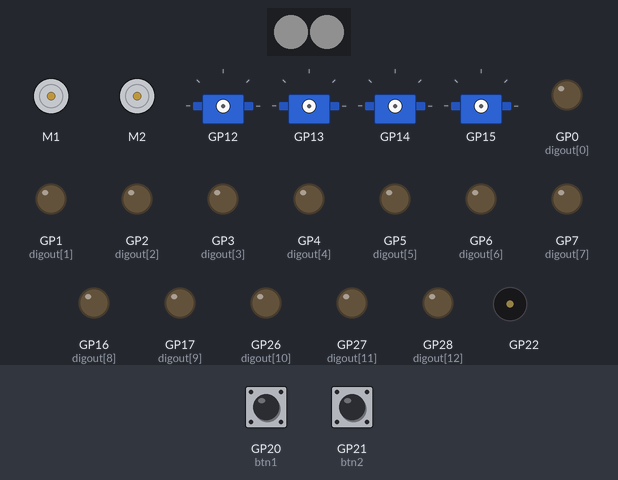
A program run on a simulated Raspberry Pi Pico running CircuitPython. Parts: 2 RGB LEDs in strip order, left to right, 2 × DC motor (green arrow = forward, orange = backward, longer = faster), 4 × servo, output pins drawn as LEDs (lit = HIGH), buzzer (waves = sounding). The inputs (shaded band) are chosen by the test bench; at power-on: GP20 (btn1) HIGH, GP21 (btn2) HIGH. Dim RGB values are drawn brighter than linear; pins used as bus, display or sensor lines are not drawn.

Above: at 3.06 s.
3.5 s: GP20 (btn1) pulled LOW for 3.2 s
At 4.24 s:
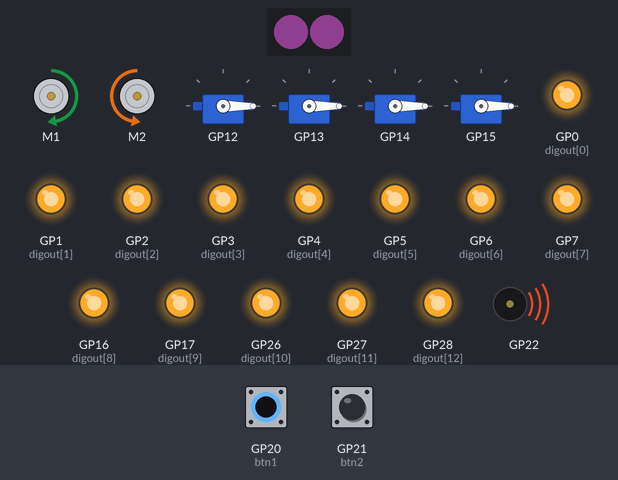
8.2 s: GP21 (btn2) pulled LOW for 0.15 s
At 8.46 s:
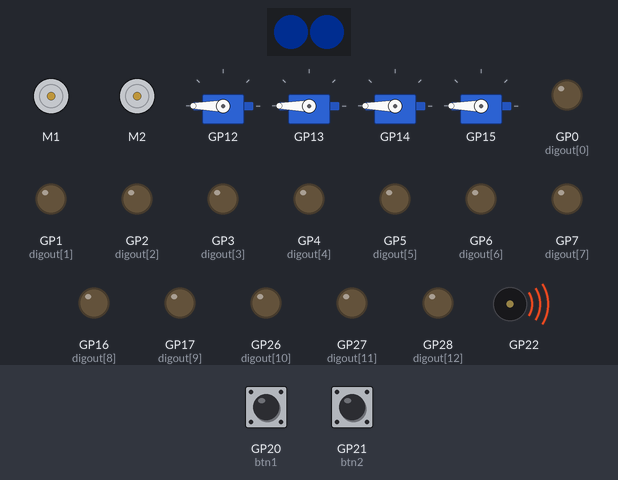
11.2 s: GP20 (btn1) pulled LOW for 0.15 s
At 11.42 s:
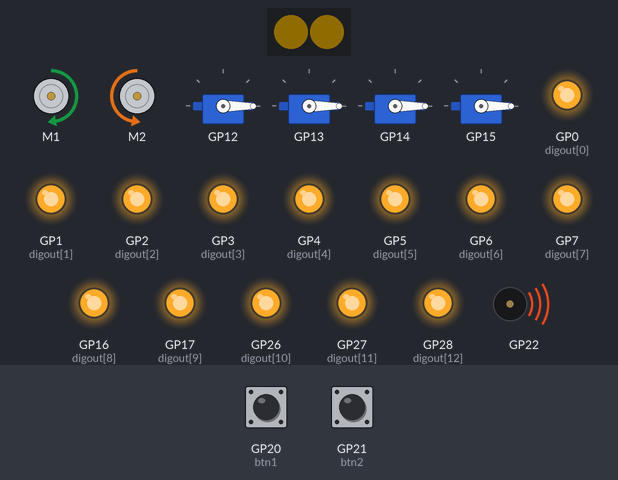
14.2 s: GP21 (btn2) pulled LOW for 1 s
At 16.58 s:
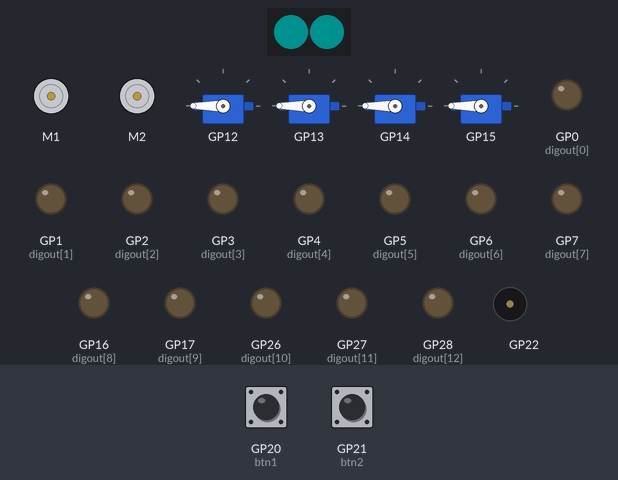
17.2 s: GP20 (btn1) pulled LOW for 1 s
At 17.46 s:
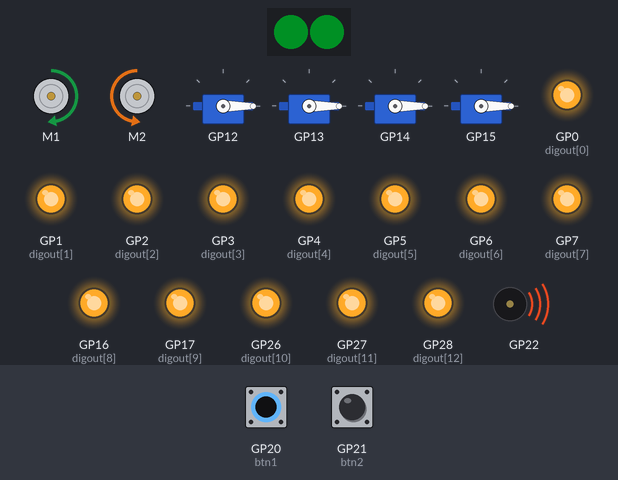
20.2 s: GP21 (btn2) pulled LOW for 0.15 s
At 20.42 s:
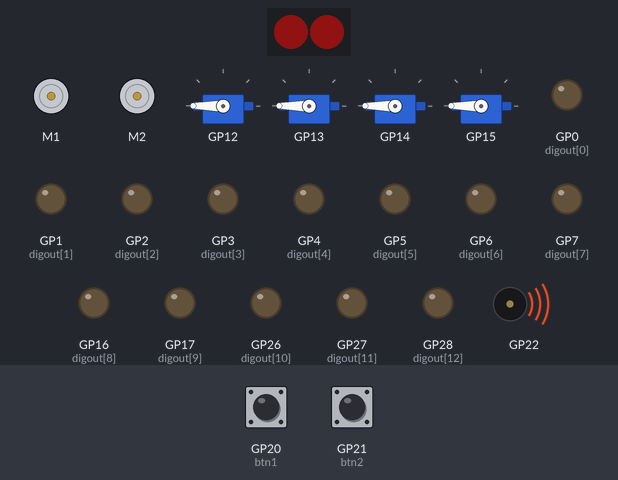
Timing chart, 0 to 24.2 s (numbered marks = the images above; inputs shaded):
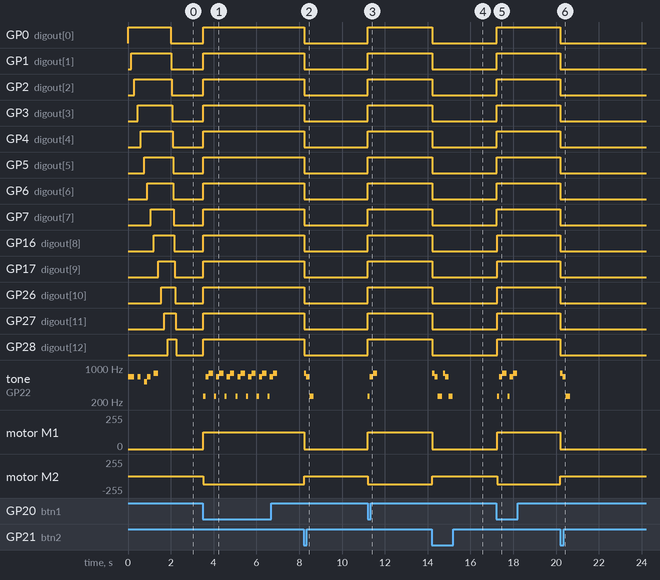

Measured:
- after the input at 3.5 s, GP0 (digout[0]), GP1 (digout[1]): LOW → HIGH at once
- after the input at 8.2 s, GP0 (digout[0]), GP1 (digout[1]): HIGH → LOW at once
- after the input at 11.2 s, GP0 (digout[0]), GP1 (digout[1]): LOW → HIGH at once
- after the input at 14.2 s, GP0 (digout[0]), GP1 (digout[1]): HIGH → LOW at once
- after the input at 17.2 s, GP0 (digout[0]), GP1 (digout[1]): LOW → HIGH at once
- after the input at 20.2 s, GP0 (digout[0]), GP1 (digout[1]): HIGH → LOW at once

The program:

code.py
```python
# *************************************************
# Out-of-the-box Demo for Cytron Maker Pi RP2040
#
# This demo code is written in CircuitPython and it serves
# as an easy quality check when you first receive the board.
#
# It plays a melody upon power up (slide power switch to ON)
# and shows running lights (blue LEDs) at the same time.
# Then the two RGB LEDs will animate the colors, while the
# program checking push buttons' state, repeatedly.
#
# Press GP20 button to play a short melody, lights up all
# blue LEDs, move servo motors to 0 degree and run DC motors
# at 50% and -50% speeds.
# Press GP21 button to play another melody, turn off all blue
# LEDs, move servo motors to 180 degree & brake DC motors.
#
# Maker Pi RP2040 also has four DC motors quick test buttons
# built-in. You may press the onboard M1A, M1B, M2A or M2B
# push buttons to run your motors without writing any code.
#
# More info:
# http://www.cytron.io/p-maker-pi-rp2040
# https://circuitpython.org/board/raspberry_pi_pico
#
# Email: support@cytron.io
# *************************************************
import board
import digitalio
import neopixel
import simpleio
import time
import pwmio
from adafruit_motor import servo, motor

# Initialize LEDs
# LEDs placement on Maker Pi RP2040
LED_PINS = [board.GP0,
            board.GP1,
            board.GP2,
            board.GP3,
            board.GP4,
            board.GP5,
            board.GP6,
            board.GP7,
            board.GP16,
            board.GP17,
            board.GP26,
            board.GP27,
            board.GP28]

LEDS = []
for pin in LED_PINS:
    # Set pins as digital output
    digout = digitalio.DigitalInOut(pin)
    digout.direction = digitalio.Direction.OUTPUT
    LEDS.append(digout)

# Initialize Neopixel RGB LEDs
pixels = neopixel.NeoPixel(board.GP18, 2)
pixels.fill(0)

# Melody
MELODY_NOTE = [659, 659, 0, 659, 0, 523, 659, 0, 784]
MELODY_DURATION = [0.15, 0.15, 0.15, 0.15, 0.15, 0.15, 0.15, 0.15, 0.2]

# Define pin connected to piezo buzzer
PIEZO_PIN = board.GP22

# Initialize buttons
btn1 = digitalio.DigitalInOut(board.GP20)
btn2 = digitalio.DigitalInOut(board.GP21)
btn1.direction = digitalio.Direction.INPUT
btn2.direction = digitalio.Direction.INPUT
btn1.pull = digitalio.Pull.UP
btn2.pull = digitalio.Pull.UP

# Initialize servos
# 50% duty cycle: 2**15 = 32768 = 1/2 of 65536 (16-bit)
servo_motors = []  # create an array and add servo objects.
servo_motors.append(servo.Servo(pwmio.PWMOut(board.GP12, duty_cycle=2**15, frequency=50)))
servo_motors.append(servo.Servo(pwmio.PWMOut(board.GP13, duty_cycle=2**15, frequency=50)))
servo_motors.append(servo.Servo(pwmio.PWMOut(board.GP14, duty_cycle=2**15, frequency=50)))
servo_motors.append(servo.Servo(pwmio.PWMOut(board.GP15, duty_cycle=2**15, frequency=50)))

# Initialize DC motors
m1a = pwmio.PWMOut(board.GP8, frequency=50)
m1b = pwmio.PWMOut(board.GP9, frequency=50)
motor1 = motor.DCMotor(m1a, m1b)
m2a = pwmio.PWMOut(board.GP10, frequency=50)
m2b = pwmio.PWMOut(board.GP11, frequency=50)
motor2 = motor.DCMotor(m2a, m2b)

# -------------------------------------------------
# ON START: Show running light and play melody
# -------------------------------------------------
for i in range(len(LEDS)):
    LEDS[i].value = True

    if i < len(MELODY_NOTE):
        # Play melody tones
        simpleio.tone(PIEZO_PIN, MELODY_NOTE[i], duration=MELODY_DURATION[i])
    else:
        # Light up the remainding LEDs
        time.sleep(0.15)

# Turn off LEDs one-by-one very quickly
for i in range(len(LEDS)):
    LEDS[i].value = False
    time.sleep(0.02)


color = 0
state = 0

# -------------------------------------------------
# FOREVER LOOP: Check buttons & animate RGB LEDs
# -------------------------------------------------
while True:

    # Check button 1 (GP20)
    if not btn1.value:  # button 1 pressed
        # Light up all LEDs
        for i in range(len(LEDS)):
            LEDS[i].value = True

        # Move servos to 0 degree
        for i in range(len(servo_motors)):
            servo_motors[i].angle = 0

        # Move motors at 50% speed
        motor1.throttle = 0.5  # motor1.throttle = 1 or -1 for full speed
        motor2.throttle = -0.5

        # Play tones
        simpleio.tone(PIEZO_PIN, 262, duration=0.1)
        simpleio.tone(PIEZO_PIN, 659, duration=0.15)
        simpleio.tone(PIEZO_PIN, 784, duration=0.2)

    # Check button 2 (GP21)
    elif not btn2.value:  # button 2 pressed
        # Turn off all LEDs
        for i in range(len(LEDS)):
            LEDS[i].value = False

        # Move servos to 180 degree
        for i in range(len(servo_motors)):
            servo_motors[i].angle = 180

        # Brake motors
        motor1.throttle = 0  # motor1.throttle = None to spin freely
        motor2.throttle = 0

        # Play tones
        simpleio.tone(PIEZO_PIN, 784, duration=0.1)
        simpleio.tone(PIEZO_PIN, 659, duration=0.15)
        simpleio.tone(PIEZO_PIN, 262, duration=0.2)


    # Animate RGB LEDs
    if state == 0:
        if color < 0x101010:
            color += 0x010101   # increase rgb colors to 0x10 each
        else:
            state += 1
    elif state == 1:
        if (color & 0x00FF00) > 0:
            color -= 0x000100   # decrease green to zero
        else:
            state += 1
    elif state == 2:
        if (color & 0xFF0000) > 0:
            color -= 0x010000   # decrease red to zero
        else:
            state += 1
    elif state == 3:
        if (color & 0x00FF00) < 0x1000:
            color += 0x000100   # increase green to 0x10
        else:
            state += 1
    elif state == 4:
        if (color & 0x0000FF) > 0:
            color -= 1          # decrease blue to zero
        else:
            state += 1
    elif state == 5:
        if (color & 0xFF0000) < 0x100000:
            color += 0x010000   # increase red to 0x10
        else:
            state += 1
    elif state == 6:
        if (color & 0x00FF00) > 0:
            color -= 0x000100   # decrease green to zero
        else:
            state += 1
    elif state == 7:
        if (color & 0x00FFFF) < 0x001010:
            color += 0x000101   # increase gb to 0x10
        else:
            state = 1
    pixels.fill(color)  # fill the color on both RGB LEDs


    # Sleep to debounce buttons & change the speed of RGB color swipe
    time.sleep(0.05)
```
